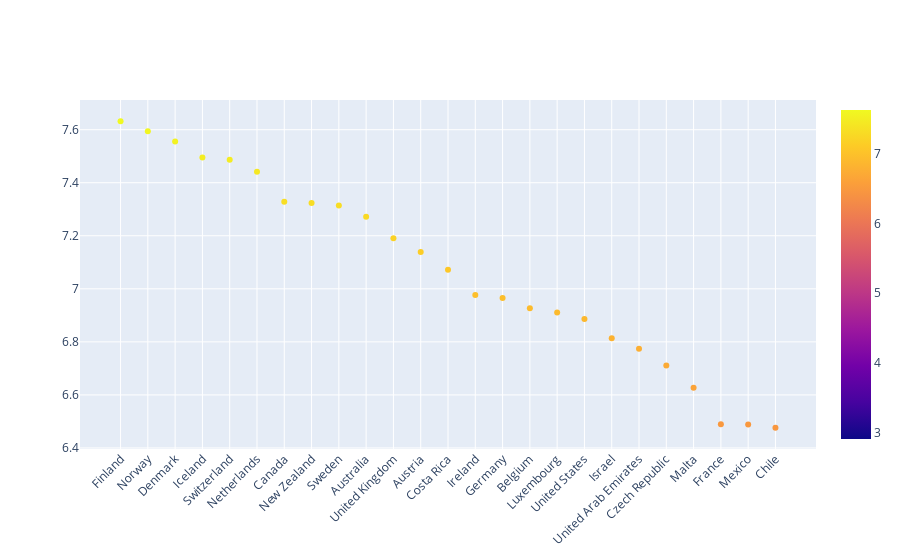

Notebook cell for this chart:
### Markdown cell above
## Figure 1

### Code cell
# for showing happiest country and least happy, scatter plot of the data 

#we now want to customize it and we create a figure 
fig = go.Figure()
#we add a trace this time,  markers are the dots and we can also do some styling on them
fig.add_trace(go.Scatter(
    x=data1.Country.head(25), y=data1["Happiness Score"],
    mode="markers", marker_color=data1["Happiness Score"], text=data1.Country, 
    marker=dict(showscale = True)))

fig.update_layout(xaxis_tickangle=-45)

### Figure 1 — Plotly figure (JSON) as saved in the notebook; plotly's stock layout.template omitted (floating-point values rounded to 4 significant figures; data arrays with more than 128 entries replaced by an {"elided": "..."} marker saying what was removed)
{"data": [{"marker": {"color": {"elided": "156 float values"}, "showscale": true}, "mode": "markers", "text": {"elided": "156 str values"}, "type": "scatter", "x": ["Finland", "Norway", "Denmark", "Iceland", "Switzerland", "Netherlands", "Canada", "New Zealand", "Sweden", "Australia", "United Kingdom", "Austria", "Costa Rica", "Ireland", "Germany", "Belgium", "Luxembourg", "United States", "Israel", "United Arab Emirates", "Czech Republic", "Malta", "France", "Mexico", "Chile"], "y": {"elided": "156 float values"}}], "layout": {"xaxis": {"tickangle": -45}}}
